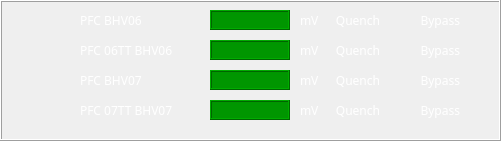
  <widget class="QFrame" name="frame_8">
   <property name="geometry">
    <rect>
     <x>530</x>
     <y>700</y>
     <width>501</width>
     <height>141</height>
    </rect>
   </property>
   <property name="frameShape">
    <enum>QFrame::Box</enum>
   </property>
   <property name="frameShadow">
    <enum>QFrame::Raised</enum>
   </property>
   <widget class="QLabel" name="label_263">
    <property name="geometry">
     <rect>
      <x>80</x>
      <y>10</y>
      <width>130</width>
      <height>20</height>
     </rect>
    </property>
    <property name="font">
     <font>
      <family>Abyssinica SIL</family>
      <pointsize>9</pointsize>
     </font>
    </property>
    <property name="styleSheet">
     <string notr="true">color:white;</string>
    </property>
    <property name="frameShape">
     <enum>QFrame::NoFrame</enum>
    </property>
    <property name="text">
     <string>PFC BHV06</string>
    </property>
   </widget>
   <widget class="QLabel" name="label_265">
    <property name="geometry">
     <rect>
      <x>330</x>
      <y>10</y>
      <width>50</width>
      <height>20</height>
     </rect>
    </property>
    <property name="font">
     <font>
      <family>Abyssinica SIL</family>
      <pointsize>9</pointsize>
     </font>
    </property>
    <property name="styleSheet">
     <string notr="true">color:white;</string>
    </property>
    <property name="frameShape">
     <enum>QFrame::NoFrame</enum>
    </property>
    <property name="text">
     <string>Quench</string>
    </property>
    <property name="alignment">
     <set>Qt::AlignRight|Qt::AlignTrailing|Qt::AlignVCenter</set>
    </property>
   </widget>
   <widget class="QLabel" name="label_268">
    <property name="geometry">
     <rect>
      <x>420</x>
      <y>10</y>
      <width>40</width>
      <height>20</height>
     </rect>
    </property>
    <property name="font">
     <font>
      <family>Abyssinica SIL</family>
      <pointsize>9</pointsize>
     </font>
    </property>
    <property name="styleSheet">
     <string notr="true">color:white;</string>
    </property>
    <property name="frameShape">
     <enum>QFrame::NoFrame</enum>
    </property>
    <property name="text">
     <string>Bypass</string>
    </property>
    <property name="alignment">
     <set>Qt::AlignRight|Qt::AlignTrailing|Qt::AlignVCenter</set>
    </property>
   </widget>
   <widget class="QLabel" name="label_270">
    <property name="geometry">
     <rect>
      <x>300</x>
      <y>10</y>
      <width>20</width>
      <height>20</height>
     </rect>
    </property>
    <property name="font">
     <font>
      <family>Abyssinica SIL</family>
      <pointsize>9</pointsize>
     </font>
    </property>
    <property name="styleSheet">
     <string notr="true">color:white;</string>
    </property>
    <property name="frameShape">
     <enum>QFrame::NoFrame</enum>
    </property>
    <property name="text">
     <string>mV</string>
    </property>
   </widget>
   <widget class="QLabel" name="label_271">
    <property name="geometry">
     <rect>
      <x>80</x>
      <y>70</y>
      <width>130</width>
      <height>20</height>
     </rect>
    </property>
    <property name="font">
     <font>
      <family>Abyssinica SIL</family>
      <pointsize>9</pointsize>
     </font>
    </property>
    <property name="styleSheet">
     <string notr="true">color:white;</string>
    </property>
    <property name="frameShape">
     <enum>QFrame::NoFrame</enum>
    </property>
    <property name="text">
     <string>PFC BHV07</string>
    </property>
   </widget>
   <widget class="QLabel" name="label_272">
    <property name="geometry">
     <rect>
      <x>80</x>
      <y>40</y>
      <width>130</width>
      <height>20</height>
     </rect>
    </property>
    <property name="font">
     <font>
      <family>Abyssinica SIL</family>
      <pointsize>9</pointsize>
     </font>
    </property>
    <property name="styleSheet">
     <string notr="true">color:white;</string>
    </property>
    <property name="frameShape">
     <enum>QFrame::NoFrame</enum>
    </property>
    <property name="text">
     <string>PFC 06TT BHV06</string>
    </property>
   </widget>
   <widget class="QLabel" name="label_274">
    <property name="geometry">
     <rect>
      <x>80</x>
      <y>100</y>
      <width>130</width>
      <height>20</height>
     </rect>
    </property>
    <property name="font">
     <font>
      <family>Abyssinica SIL</family>
      <pointsize>9</pointsize>
     </font>
    </property>
    <property name="styleSheet">
     <string notr="true">color:white;</string>
    </property>
    <property name="frameShape">
     <enum>QFrame::NoFrame</enum>
    </property>
    <property name="text">
     <string>PFC 07TT BHV07</string>
    </property>
   </widget>
   <widget class="QLabel" name="label_278">
    <property name="geometry">
     <rect>
      <x>330</x>
      <y>70</y>
      <width>50</width>
      <height>20</height>
     </rect>
    </property>
    <property name="font">
     <font>
      <family>Abyssinica SIL</family>
      <pointsize>9</pointsize>
     </font>
    </property>
    <property name="styleSheet">
     <string notr="true">color:white;</string>
    </property>
    <property name="frameShape">
     <enum>QFrame::NoFrame</enum>
    </property>
    <property name="text">
     <string>Quench</string>
    </property>
    <property name="alignment">
     <set>Qt::AlignRight|Qt::AlignTrailing|Qt::AlignVCenter</set>
    </property>
   </widget>
   <widget class="QLabel" name="label_279">
    <property name="geometry">
     <rect>
      <x>300</x>
      <y>70</y>
      <width>20</width>
      <height>20</height>
     </rect>
    </property>
    <property name="font">
     <font>
      <family>Abyssinica SIL</family>
      <pointsize>9</pointsize>
     </font>
    </property>
    <property name="styleSheet">
     <string notr="true">color:white;</string>
    </property>
    <property name="frameShape">
     <enum>QFrame::NoFrame</enum>
    </property>
    <property name="text">
     <string>mV</string>
    </property>
   </widget>
   <widget class="QLabel" name="label_281">
    <property name="geometry">
     <rect>
      <x>330</x>
      <y>100</y>
      <width>50</width>
      <height>20</height>
     </rect>
    </property>
    <property name="font">
     <font>
      <family>Abyssinica SIL</family>
      <pointsize>9</pointsize>
     </font>
    </property>
    <property name="styleSheet">
     <string notr="true">color:white;</string>
    </property>
    <property name="frameShape">
     <enum>QFrame::NoFrame</enum>
    </property>
    <property name="text">
     <string>Quench</string>
    </property>
    <property name="alignment">
     <set>Qt::AlignRight|Qt::AlignTrailing|Qt::AlignVCenter</set>
    </property>
   </widget>
   <widget class="QLabel" name="label_283">
    <property name="geometry">
     <rect>
      <x>330</x>
      <y>40</y>
      <width>50</width>
      <height>20</height>
     </rect>
    </property>
    <property name="font">
     <font>
      <family>Abyssinica SIL</family>
      <pointsize>9</pointsize>
     </font>
    </property>
    <property name="styleSheet">
     <string notr="true">color:white;</string>
    </property>
    <property name="frameShape">
     <enum>QFrame::NoFrame</enum>
    </property>
    <property name="text">
     <string>Quench</string>
    </property>
    <property name="alignment">
     <set>Qt::AlignRight|Qt::AlignTrailing|Qt::AlignVCenter</set>
    </property>
   </widget>
   <widget class="QLabel" name="label_287">
    <property name="geometry">
     <rect>
      <x>300</x>
      <y>100</y>
      <width>20</width>
      <height>20</height>
     </rect>
    </property>
    <property name="font">
     <font>
      <family>Abyssinica SIL</family>
      <pointsize>9</pointsize>
     </font>
    </property>
    <property name="styleSheet">
     <string notr="true">color:white;</string>
    </property>
    <property name="frameShape">
     <enum>QFrame::NoFrame</enum>
    </property>
    <property name="text">
     <string>mV</string>
    </property>
   </widget>
   <widget class="QLabel" name="label_288">
    <property name="geometry">
     <rect>
      <x>300</x>
      <y>40</y>
      <width>20</width>
      <height>20</height>
     </rect>
    </property>
    <property name="font">
     <font>
      <family>Abyssinica SIL</family>
      <pointsize>9</pointsize>
     </font>
    </property>
    <property name="styleSheet">
     <string notr="true">color:white;</string>
    </property>
    <property name="frameShape">
     <enum>QFrame::NoFrame</enum>
    </property>
    <property name="text">
     <string>mV</string>
    </property>
   </widget>
   <widget class="QLabel" name="label_289">
    <property name="geometry">
     <rect>
      <x>420</x>
      <y>70</y>
      <width>40</width>
      <height>20</height>
     </rect>
    </property>
    <property name="font">
     <font>
      <family>Abyssinica SIL</family>
      <pointsize>9</pointsize>
     </font>
    </property>
    <property name="styleSheet">
     <string notr="true">color:white;</string>
    </property>
    <property name="frameShape">
     <enum>QFrame::NoFrame</enum>
    </property>
    <property name="text">
     <string>Bypass</string>
    </property>
    <property name="alignment">
     <set>Qt::AlignRight|Qt::AlignTrailing|Qt::AlignVCenter</set>
    </property>
   </widget>
   <widget class="QLabel" name="label_290">
    <property name="geometry">
     <rect>
      <x>420</x>
      <y>100</y>
      <width>40</width>
      <height>20</height>
     </rect>
    </property>
    <property name="font">
     <font>
      <family>Abyssinica SIL</family>
      <pointsize>9</pointsize>
     </font>
    </property>
    <property name="styleSheet">
     <string notr="true">color:white;</string>
    </property>
    <property name="frameShape">
     <enum>QFrame::NoFrame</enum>
    </property>
    <property name="text">
     <string>Bypass</string>
    </property>
    <property name="alignment">
     <set>Qt::AlignRight|Qt::AlignTrailing|Qt::AlignVCenter</set>
    </property>
   </widget>
   <widget class="QLabel" name="label_291">
    <property name="geometry">
     <rect>
      <x>420</x>
      <y>40</y>
      <width>40</width>
      <height>20</height>
     </rect>
    </property>
    <property name="font">
     <font>
      <family>Abyssinica SIL</family>
      <pointsize>9</pointsize>
     </font>
    </property>
    <property name="styleSheet">
     <string notr="true">color:white;</string>
    </property>
    <property name="frameShape">
     <enum>QFrame::NoFrame</enum>
    </property>
    <property name="text">
     <string>Bypass</string>
    </property>
    <property name="alignment">
     <set>Qt::AlignRight|Qt::AlignTrailing|Qt::AlignVCenter</set>
    </property>
   </widget>
   <widget class="QWidget" name="widget_8" native="true">
    <property name="geometry">
     <rect>
      <x>200</x>
      <y>10</y>
      <width>100</width>
      <height>121</height>
     </rect>
    </property>
    <property name="styleSheet">
     <string notr="true">color: rgb(0, 0, 0);</string>
    </property>
    <widget class="CALabel" name="caLabel_30">
     <property name="geometry">
      <rect>
       <x>10</x>
       <y>0</y>
       <width>80</width>
       <height>20</height>
      </rect>
     </property>
     <property name="font">
      <font>
       <family>Abyssinica SIL</family>
       <pointsize>9</pointsize>
      </font>
     </property>
     <property name="styleSheet">
      <string notr="true">QWidget { background-color: #009600; }</string>
     </property>
     <property name="frameShape">
      <enum>QFrame::Box</enum>
     </property>
     <property name="frameShadow">
      <enum>QFrame::Raised</enum>
     </property>
     <property name="alignment">
      <set>Qt::AlignRight|Qt::AlignTrailing|Qt::AlignVCenter</set>
     </property>
     <property name="indent">
      <number>10</number>
     </property>
     <property name="pvname">
      <string>QDS:PFC_06_00BHV:N13:AI03:V_CAL</string>
     </property>
     <property name="dmode" stdset="0">
      <enum>CALabel::Double</enum>
     </property>
     <property name="cmode" stdset="0">
      <enum>CALabel::Alarm</enum>
     </property>
    </widget>
    <widget class="CALabel" name="caLabel_31">
     <property name="geometry">
      <rect>
       <x>10</x>
       <y>30</y>
       <width>80</width>
       <height>20</height>
      </rect>
     </property>
     <property name="font">
      <font>
       <family>Abyssinica SIL</family>
       <pointsize>9</pointsize>
      </font>
     </property>
     <property name="styleSheet">
      <string notr="true">QWidget { background-color: #009600; }</string>
     </property>
     <property name="frameShape">
      <enum>QFrame::Box</enum>
     </property>
     <property name="frameShadow">
      <enum>QFrame::Raised</enum>
     </property>
     <property name="alignment">
      <set>Qt::AlignRight|Qt::AlignTrailing|Qt::AlignVCenter</set>
     </property>
     <property name="indent">
      <number>10</number>
     </property>
     <property name="pvname">
      <string>QDS:PFC_06TT_BHV:N14:AI03:V_CAL</string>
     </property>
     <property name="dmode" stdset="0">
      <enum>CALabel::Double</enum>
     </property>
     <property name="cmode" stdset="0">
      <enum>CALabel::Alarm</enum>
     </property>
    </widget>
    <widget class="CALabel" name="caLabel_32">
     <property name="geometry">
      <rect>
       <x>10</x>
       <y>60</y>
       <width>80</width>
       <height>20</height>
      </rect>
     </property>
     <property name="font">
      <font>
       <family>Abyssinica SIL</family>
       <pointsize>9</pointsize>
      </font>
     </property>
     <property name="styleSheet">
      <string notr="true">QWidget { background-color: #009600; }</string>
     </property>
     <property name="frameShape">
      <enum>QFrame::Box</enum>
     </property>
     <property name="frameShadow">
      <enum>QFrame::Raised</enum>
     </property>
     <property name="alignment">
      <set>Qt::AlignRight|Qt::AlignTrailing|Qt::AlignVCenter</set>
     </property>
     <property name="indent">
      <number>10</number>
     </property>
     <property name="pvname">
      <string>QDS:PFC_07_00BHV:N15:AI03:V_CAL</string>
     </property>
     <property name="dmode" stdset="0">
      <enum>CALabel::Double</enum>
     </property>
     <property name="cmode" stdset="0">
      <enum>CALabel::Alarm</enum>
     </property>
    </widget>
    <widget class="CALabel" name="caLabel_33">
     <property name="geometry">
      <rect>
       <x>10</x>
       <y>90</y>
       <width>80</width>
       <height>20</height>
      </rect>
     </property>
     <property name="font">
      <font>
       <family>Abyssinica SIL</family>
       <pointsize>9</pointsize>
      </font>
     </property>
     <property name="styleSheet">
      <string notr="true">QWidget { background-color: #009600; }</string>
     </property>
     <property name="frameShape">
      <enum>QFrame::Box</enum>
     </property>
     <property name="frameShadow">
      <enum>QFrame::Raised</enum>
     </property>
     <property name="alignment">
      <set>Qt::AlignRight|Qt::AlignTrailing|Qt::AlignVCenter</set>
     </property>
     <property name="indent">
      <number>10</number>
     </property>
     <property name="pvname">
      <string>QDS:PFC_07TT_BHV:N16:AI03:V_CAL</string>
     </property>
     <property name="dmode" stdset="0">
      <enum>CALabel::Double</enum>
     </property>
     <property name="cmode" stdset="0">
      <enum>CALabel::Alarm</enum>
     </property>
    </widget>
   </widget>
   <widget class="CAGraphic" name="caGraphic_84">
    <property name="geometry">
     <rect>
      <x>470</x>
      <y>10</y>
      <width>20</width>
      <height>20</height>
     </rect>
    </property>
    <property name="lineColor" stdset="0">
     <color>
      <red>0</red>
      <green>255</green>
      <blue>0</blue>
     </color>
    </property>
    <property name="pvname">
     <string>QDS:PFC_06_00BHV:N13:BI03:BYPASS</string>
    </property>
   </widget>
   <widget class="CAGraphic" name="caGraphic_85">
    <property name="geometry">
     <rect>
      <x>390</x>
      <y>10</y>
      <width>20</width>
      <height>20</height>
     </rect>
    </property>
    <property name="lineColor" stdset="0">
     <color>
      <red>0</red>
      <green>255</green>
      <blue>0</blue>
     </color>
    </property>
    <property name="pvname">
     <string>QDS:PFC_06_00BHV:N13:BI02:QUENCH</string>
    </property>
   </widget>
   <widget class="CAGraphic" name="caGraphic_86">
    <property name="geometry">
     <rect>
      <x>470</x>
      <y>40</y>
      <width>20</width>
      <height>20</height>
     </rect>
    </property>
    <property name="lineColor" stdset="0">
     <color>
      <red>0</red>
      <green>255</green>
      <blue>0</blue>
     </color>
    </property>
    <property name="pvname">
     <string>QDS:PFC_06TT_BHV:N14:BI03:BYPASS</string>
    </property>
   </widget>
   <widget class="CAGraphic" name="caGraphic_87">
    <property name="geometry">
     <rect>
      <x>390</x>
      <y>40</y>
      <width>20</width>
      <height>20</height>
     </rect>
    </property>
    <property name="lineColor" stdset="0">
     <color>
      <red>0</red>
      <green>255</green>
      <blue>0</blue>
     </color>
    </property>
    <property name="pvname">
     <string>QDS:PFC_06TT_BHV:N14:BI02:QUENCH</string>
    </property>
   </widget>
   <widget class="CAGraphic" name="caGraphic_88">
    <property name="geometry">
     <rect>
      <x>390</x>
      <y>70</y>
      <width>20</width>
      <height>20</height>
     </rect>
    </property>
    <property name="lineColor" stdset="0">
     <color>
      <red>0</red>
      <green>255</green>
      <blue>0</blue>
     </color>
    </property>
    <property name="pvname">
     <string>QDS:PFC_07_00BHV:N15:BI02:QUENCH</string>
    </property>
   </widget>
   <widget class="CAGraphic" name="caGraphic_89">
    <property name="geometry">
     <rect>
      <x>470</x>
      <y>70</y>
      <width>20</width>
      <height>20</height>
     </rect>
    </property>
    <property name="lineColor" stdset="0">
     <color>
      <red>0</red>
      <green>255</green>
      <blue>0</blue>
     </color>
    </property>
    <property name="pvname">
     <string>QDS:PFC_07_00BHV:N15:BI03:BYPASS</string>
    </property>
   </widget>
   <widget class="CAGraphic" name="caGraphic_90">
    <property name="geometry">
     <rect>
      <x>390</x>
      <y>100</y>
      <width>20</width>
      <height>20</height>
     </rect>
    </property>
    <property name="lineColor" stdset="0">
     <color>
      <red>0</red>
      <green>255</green>
      <blue>0</blue>
     </color>
    </property>
    <property name="pvname">
     <string>QDS:PFC_07TT_BHV:N16:BI02:QUENCH</string>
    </property>
   </widget>
   <widget class="CAGraphic" name="caGraphic_91">
    <property name="geometry">
     <rect>
      <x>470</x>
      <y>100</y>
      <width>20</width>
      <height>20</height>
     </rect>
    </property>
    <property name="lineColor" stdset="0">
     <color>
      <red>0</red>
      <green>255</green>
      <blue>0</blue>
     </color>
    </property>
    <property name="pvname">
     <string>QDS:PFC_07TT_BHV:N16:BI03:BYPASS</string>
    </property>
   </widget>
  </widget>
